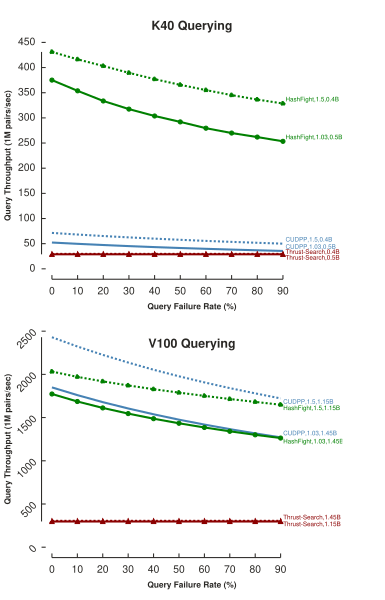

The Python source for this figure:
# coding: utf-8

# In[19]:

import numpy as np
import sys
import pandas as pd
import numpy
import itertools
import toyplot
import toyplot.pdf
#get_ipython().run_line_magic('matplotlib', 'inline')


filename = sys.argv[1]
col_0_name = "numPairs"
y_label_0 = "Insertion Throughput (billions pairs/sec)"
x_label_0 = "Load Factor"
title_0 = "K40, "
y_label_1 = "Query Throughput (billions pairs/sec)"
x_label_1 = "Load Factor"
title_1 = "K40 Querying"


df = pd.read_csv(filename, header=None, names=['numPairs0', 'hfInsert00', 'hfQuery00', 'cuInsert00', 'cuQuery00', 'thSort00', 'thSearch00', 'hfInsert01', 'hfQuery01', 'cuInsert01', 'cuQuery01', 'thSort01', 'thSearch01', 'hfInsert10', 'hfQuery10', 'cuInsert10', 'cuQuery10', 'thSort10', 'thSearch10', 'hfInsert11', 'hfQuery11', 'cuInsert11', 'cuQuery11', 'thSort11', 'thSearch11'])

df['numPairs0'] = df.numPairs0*100

df['hfQuery00'] = 1450000000/df.hfQuery00
df['cuQuery00'] = 1450000000/df.cuQuery00
df['thSearch00'] = 1450000000/df.thSearch00
df['hfQuery01'] = 1150000000/df.hfQuery01
df['cuQuery01'] = 1150000000/df.cuQuery01
df['thSearch01'] = 1150000000/df.thSearch01

df['hfQuery10'] = 500000000/df.hfQuery10
df['cuQuery10'] = 500000000/df.cuQuery10
df['thSearch10'] = 500000000/df.thSearch10
df['hfQuery11'] = 400000000/df.hfQuery11
df['cuQuery11'] = 400000000/df.cuQuery11
df['thSearch11'] = 400000000/df.thSearch11

colors = ["green", "steelblue", "darkred",
          "green", "steelblue", "darkred"]
markers = ["o", "--", "^",
           "o", "--", "^"]
exts = ["", "2"]

def GetStyle(toplot) :
  style = {}
  keys = algos.keys()
  for key in keys:
    if key in toplot :
      index = algos.get(key)
      style["stroke"] = colors[index]
    if "01" in toplot or "11" in toplot :
      style["stroke-dasharray"] = "2, 2"
  return style


canvas = toyplot.Canvas('3.85in', '6in')

#Plot 2: K40 Queries
algos = {"hfQuery10":0, "cuQuery10":1, "thSearch10":2,
         "hfQuery11":3, "cuQuery11":4, "thSearch11":5}
legends = {"hfQuery10":"HashFight,1.03,0.5B", \
           "cuQuery10":"CUDPP,1.03,0.5B", \
           "thSearch10":"Thrust-Search,0.5B", \
           "hfQuery11":"HashFight,1.5,0.4B", \
           "cuQuery11":"CUDPP,1.5,0.4B", \
           "thSearch11":"Thrust-Search,0.4B"}

axes2 = canvas.cartesian(label = title_1,
                        xlabel = 'Query Failure Rate (%)',
                        ylabel = 'Query Throughput (1M pairs/sec)',
                        grid=(2,1,0),
                        margin = (40,50,30))

#axes2.label.location = "above"
#axes2.label.offset = "-20px"
axes2.label.style = {"font-size":"12px"}
axes2.x.label.style = {"font-size":"8px"}
axes2.y.label.style = {"font-size":"8px"}
axes2.x.ticks.show = True
axes2.y.ticks.show = True
axes2.y.ticks.labels.angle = -90
axes2.x.ticks.far = "4px"
axes2.y.ticks.far = "4px"
axes2.y.label.location = "above"
axes2.y.label.offset = "30px"

axes2.x.ticks.locator = toyplot.locator.Explicit([0, 10, 20, 30, 40, 50, 60, 70, 80, 90])
axes2.y.ticks.locator = toyplot.locator.Explicit([0, 50, 100, 150, 200, 250, 300, 350, 400, 450])

for algo in algos.keys() :
  #for ext in exts :
    #toplot = "%s%s" %(algo, ext)
    toplot = algo
    data = df[toplot]
    data = data / 1000000.0
    x = df.numPairs0.values
    y = numpy.array(data)
    plotstyle = GetStyle(toplot)
    label = legends.get(toplot)
    thisMarker = markers[algos.get(algo)]
    thisStroke = plotstyle.get("stroke")
    axes2.plot(x, y, style=plotstyle, marker=thisMarker, mstyle={"stroke":thisStroke, "fill":thisStroke})
    print "stroke : %s" %plotstyle.get("stroke")
    axes2._text_colors = itertools.cycle([plotstyle.get("stroke")])
    vertalign = "bottom"
    if "thSearch10" in algo:
      vertalign = "top"
    if "thSearch11" in algo:
      vertalign = "first-baseline"

    axes2.text(x[-1], y[-1], label, style={"text-anchor":"start", \
                                          "-toyplot-anchor-shift":"2.5px", \
                                          "font-size":"6px", \
                                          "-toyplot-vertical-align":vertalign})


#Plot 4: V100 Queries
algos = {"hfQuery00":0, "cuQuery00":1, "thSearch00":2,
         "hfQuery01":3, "cuQuery01":4, "thSearch01":5}
legends = {"hfQuery00":"HashFight,1.03,1.45B", \
           "cuQuery00":"CUDPP,1.03,1.45B", \
           "thSearch00":"Thrust-Search,1.45B", \
           "hfQuery01":"HashFight,1.5,1.15B", \
           "cuQuery01":"CUDPP,1.5,1.15B", \
           "thSearch01":"Thrust-Search,1.15B"}

axes4 = canvas.cartesian(label = "V100 Querying",
                        xlabel = 'Query Failure Rate (%)',
                        ylabel = 'Query Throughput (1M pairs/sec)',
                        grid = (2,1,1),
                        margin = (30,50,50))

axes4.label.location = "above"
axes4.label.offset = "-20px"
axes4.label.style = {"font-size":"12px"}
axes4.x.label.style = {"font-size":"8px"}
axes4.y.label.style = {"font-size":"8px"}
axes4.x.ticks.show = True
axes4.y.ticks.show = True
axes4.y.ticks.labels.angle = -45
axes4.x.ticks.far = "4px"
axes4.y.ticks.far = "4px"
axes4.y.label.location = "above"
axes4.y.label.offset = "30px"

#axes4.y.domain.max = 4000
axes4.x.ticks.locator = toyplot.locator.Explicit([0, 10, 20, 30, 40, 50, 60, 70, 80, 90])
axes4.y.ticks.locator = toyplot.locator.Explicit([0, 500, 1000, 1500, 2000, 2500])

for algo in algos.keys() :
  #for ext in exts :
    #toplot = "%s%s" %(algo, ext)
    toplot = algo
    data = df[toplot]
    data = data / 1000000.0
    x = df.numPairs0.values
    y = numpy.array(data)
    plotstyle = GetStyle(toplot)
    label = legends.get(toplot)
    thisMarker = markers[algos.get(algo)]
    thisStroke = plotstyle.get("stroke")
    axes4.plot(x, y, style=plotstyle, marker=thisMarker, mstyle={"stroke":thisStroke, "fill":thisStroke})
    print "stroke : %s" %plotstyle.get("stroke")
    axes4._text_colors = itertools.cycle([plotstyle.get("stroke")])
    vertalign = "top"
    if "cuQuery00" in algo:
      vertalign = "bottom"
    if "thSearch00" in algo:
      vertalign = "bottom"

    axes4.text(x[-1], y[-1], label, style={"text-anchor":"start", \
                                          "-toyplot-anchor-shift":"2.5px", \
                                          "font-size":"6px", \
                                          "-toyplot-vertical-align":vertalign})

canvas.aspect = 'fit-range'
toyplot.pdf.render(canvas, "vary-query.pdf")
